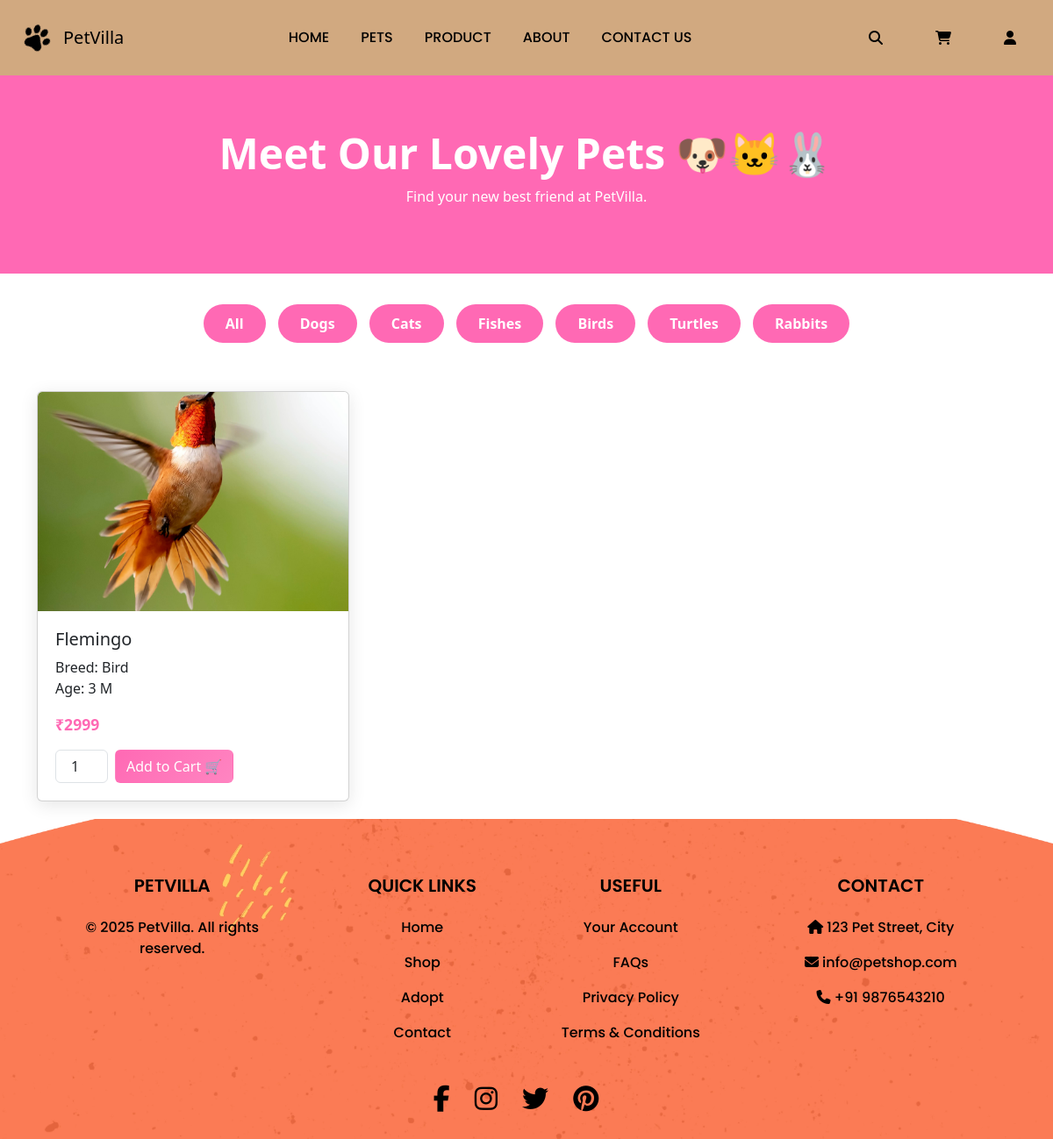
The page /Pages/pet-page.php (signed in) on the database as committed earlier.
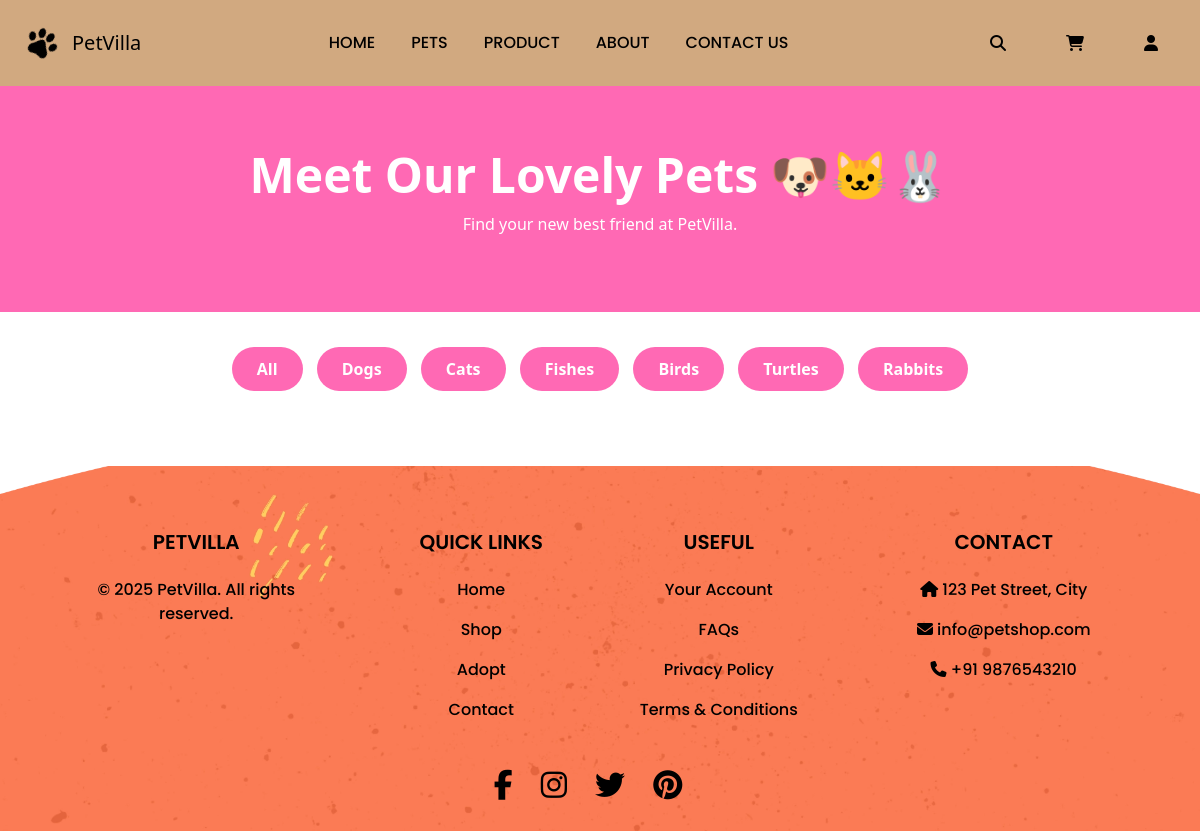
The same page on the database as committed later.
### tables this page shows
CREATE TABLE `pets` (
  `pets_id` int(50) NOT NULL,
  `pet-image` varchar(50) NOT NULL,
  `pet-name` text NOT NULL,
  `pet-breed` text NOT NULL,
  `pet-age` varchar(3) NOT NULL,
  `pet-gender` text NOT NULL,
  `pet-category` text NOT NULL,
  `pet-description` varchar(200) NOT NULL,
  `pet-price` int(4) NOT NULL,
  `pet-availability` text NOT NULL
);

### Pages/pet-page.php (the view, shortened to what this page needs)
<?php include '../partial/_database.php'; ?>
<!DOCTYPE html>
<html lang="en">
<head>
  <link href="https://cdn.jsdelivr.net/npm/bootstrap@5.3.0/dist/css/bootstrap.min.css" rel="stylesheet"/>
</head>
<body>
    <?php  include '../partial/_navbar.php'; ?>
  <div class="hero">
    <h1>Meet Our Lovely Pets 🐶🐱🐰</h1>
    <p>Find your new best friend at PetVilla.</p>
  </div>
  <div class="filter-buttons">
    <button class="filter-btn" onclick="filterPets('all')">All</button>
    <button class="filter-btn" onclick="filterPets('Dog')">Dogs</button>
    <button class="filter-btn" onclick="filterPets('Cat')">Cats</button>
    <button class="filter-btn" onclick="filterPets('Fish')">Fishes</button>
    <button class="filter-btn" onclick="filterPets('Bird')">Birds</button>
    <button class="filter-btn" onclick="filterPets('Turtle')">Turtles</button>
    <button class="filter-btn" onclick="filterPets('Rabbit')">Rabbits</button>
  </div>
  <div class="container pets-section">
    <div class="row g-4">
        <?php
            $query1 = "SELECT * FROM pets";
            $result1 = mysqli_query($conn,$query1);
            if(mysqli_num_rows($result1) > 0){
             while($row = mysqli_fetch_assoc($result1)){
                    echo "
                <div class='col-md-4 pet-item' data-type='". $row['pet-category'] ."'>
        <div class='card pet-card'>
          <a href='detail.php?id=" . $row['pets_id'] . "'><img src='". $row['pet-image'] ."' class='card-img-top'></a>
          <div class='card-body'>
            <h5 class='card-title'>". $row['pet-name'] ."</h5>
            <p class='card-text'>Breed: ". $row['pet-breed'] ."<br>Age: ". $row['pet-age'] ."</p>
            <p class='price'>₹". $row['pet-price'] ."</p>
       <form action='addtocart.php' method='POST' class='mt-3'>
  <input type='hidden' name='product_id' value='". $row['pets_id']."'>
  <input type='hidden' name='product_type' value='pet'>
  <div class='d-flex align-items-center gap-2'>
    <input type='number' name='quantity' value='1' min='1'
      class='form-control quantity-input' />
    <button type='submit' class='btn btn-addtocart'>Add to Cart 🛒</button>
  </div>
</form>
          </div>
        </div>
      </div>";
             }
            }
           ?>
    </div>
  </div>
</body>
</html>
<?php include "../partial/_footer.php"; ?>

### partial/_navbar.php (shortened to what this page needs)
<html lang="en">
<head>
  <link href="https://cdn.jsdelivr.net/npm/bootstrap@5.3.7/dist/css/bootstrap.min.css" rel="stylesheet">
  <link rel="stylesheet" href="https://cdnjs.cloudflare.com/ajax/libs/font-awesome/6.7.2/css/all.min.css" />
</head>
<body>
  <nav class="navbar navbar-expand-lg  navbar-color">
    <div class="container-fluid">
      <a class="navbar-brand d-flex align-items-center" href="index.php"><img src="../images/logo.png" alt="" class="nav-im"> PetVilla</a>
      <div class="collapse navbar-collapse" id="navbarSupportedContent">
        <ul class="navbar-nav me-auto mb-2 mb-lg-0 ms-auto nav-links ">
          <li class="nav-item">
            <a data-aos="fade-down" data-aos-duration="1200"
              class="nav-link active  nav-links" aria-current="page" href="../Pages/index.php">HOME</a>
          </li>
          <li class="nav-item">
            <a data-aos="fade-down" data-aos-duration="1200"
              class="nav-link active  nav-links" aria-current="page" href="../Pages/pet-page.php">PETS</a>
          </li>
          <li class="nav-item">
            <a data-aos="fade-down" data-aos-duration="1400"
              class="nav-link active nav-links" aria-current="page" href="../pages/food-page.php">PRODUCT</a>
          </li>
          <li class="nav-item">
            <a data-aos="fade-down" data-aos-duration="1300"
              class="nav-link active nav-links" aria-current="page" href="../Pages/about.php">ABOUT</a>
          </li>
          <li class="nav-item">
            <a data-aos="fade-down" data-aos-duration="1500"
              class="nav-link active nav-links" aria-current="page" href="../Pages/contact.php">CONTACT US</a>
          </li>
        </ul>
        <form class="d-flex nav-i " role="search" id="form_nav">
          <i class="fa-solid fa-magnifying-glass " id="search"></i>
          <a href="../pages/Cart.php"><i class="fa-solid fa-cart-shopping"></i></a>
          <a href="../Pages/user.php"><i class="fa-solid fa-user"></i></a>
        </form>
      </div>
    </div>
  </nav>
</body>
</html>

### partial/_footer.php (shortened to what this page needs)
<!DOCTYPE html>
<html lang="en">
<head>
</head>
<body>
<footer class="bg  pt-5 pb-4">
  <div class="container text-md-left">
    <div class="row text-md-left">
      <div class="col-md-3 col-lg-3 col-xl-3 text-center logo mx-auto mt-3">
        <h5 class="text-uppercase mb-4 font-weight-bold ">PetVilla</h5>
        <p>© 2025 PetVilla. All rights reserved.</p>
      </div>
      <div class="col-md-2 col-lg-2 col-xl-2 mx-auto mt-3 linkss">
        <h5 class="text-uppercase mb-4 font-weight-bold ">Quick Links</h5>
        <p><a href="#" class=" footer-link">Home</a></p>
        <p><a href="#" class=" footer-link">Shop</a></p>
        <p><a href="#" class=" footer-link">Adopt</a></p>
        <p><a href="#" class=" footer-link">Contact</a></p>
      </div>
      <div class="col-md-3 col-lg-2 col-xl-2 mx-auto mt-3 usefull">
        <h5 class="text-uppercase mb-4 font-weight-bold ">Useful</h5>
        <p><a href="#" class=" footer-link">Your Account</a></p>
        <p><a href="#" class=" footer-link">FAQs</a></p>
        <p><a href="#" class=" footer-link">Privacy Policy</a></p>
        <p><a href="#" class=" footer-link">Terms & Conditions</a></p>
      </div>
      <div class="col-md-4 col-lg-3 col-xl-3 mx-auto mt-3 contact">
        <h5 class="text-uppercase mb-4 font-weight-bold ">Contact</h5>
        <p><i class="fas fa-home mr-3"></i> 123 Pet Street, City</p>
        <p><i class="fas fa-envelope mr-3"></i> info@petshop.com</p>
        <p><i class="fas fa-phone mr-3"></i> +91 9876543210</p>
    </div>
    <div class="row align-items-center mt-4 iconss">
      <div class="">
        <div class="text-center text-md-right">
          <a href="#" class="text- me-4 footer-social"><i class="fab fa-facebook-f"></i></a>
          <a href="#" class="text-hite me-4 footer-social"><i class="fab fa-instagram"></i></a>
          <a href="#" class="text- me-4 footer-social"><i class="fab fa-twitter"></i></a>
          <a href="#" class="text-wite footer-social"><i class="fab fa-pinterest"></i></a>
        </div>
      </div>
    </div>
  </div>
</footer>
</body>
</html>

### Pages/pet-page.php (style rules this page uses)
body { font-family: 'Poppins', sans-serif; background: #fdfdfd; color: #333; }
.hero { background: #ff69b4; color: #fff; padding: 60px 20px; text-align: center; }
.hero h1 { font-size: 3rem; font-weight: 700; }
.filter-buttons { text-align: center; margin: 30px 0; }
.filter-btn { background: #ff69b4; color: #fff; border: none; border-radius: 50px; padding: 10px 25px; margin: 5px; font-weight: 600; cursor: pointer; transition: all 0.3s ease; }
.pets-section { padding: 20px; }
.pet-card { border: none; border-radius: 20px; overflow: hidden; box-shadow: 0 4px 20px rgba(0,0,0,0.1); transition: transform 0.3s ease; }
.price { color: #ff69b4; font-weight: 700; font-size: 1.1rem; }
.pet-card img { height: 250px; object-fit: cover; }
.pet-card .card-body { padding: 20px; }
.quantity-input { max-width: 60px; border-radius: 30px; border: 1px solid #ccc; text-align: center; padding: 6px 10px; transition: all 0.3s ease; }
.btn-addtocart { background: linear-gradient(135deg, #ff69b4, #ff85c1) !important; color: #fff !important; border: none; border-radius: 30px; padding: 8px 20px; font-weight: 600; transition: all 0.3s ease; }

### partial/_navbar.php (style rules this page uses)
* { padding: 0; margin: 0; }
.navbar-color { background-color: #D1A980; }
.nav-i i { padding: 0 20px; margin: 10px 10px; transition: 0.3s ease-in-out; color: black; cursor: pointer; }
.nav-links li { font-family: "Poppins", sans-serif; font-style: normal; font-weight: 500; padding: 0 10px; transition: 0.3s ease-in-out; }
.nav-im { width: 60px; transform: rotate(30deg); }

### partial/_footer.php (style rules this page uses)
.bg { background:url('../images/footer-bg.webp'); background-position:center; background-size:cover; text-align:center; }
.footer-link { text-decoration: none; color: black; transition: text-decoration 0.3s; }
.footer-social { color: black; font-size:30px; transition: color 0.2s ease-in-out; }
.logo { color:black; font-family: "Poppins", sans-serif; font-style: normal; font-weight: 500; padding: 0 10px; }
.logo h5 { font-weight: 600; }
.linkss { color:black; font-family: "Poppins", sans-serif; font-style: normal; font-weight: 500; padding: 0 10px; }
.linkss h5 { font-weight: 600; }
.usefull { color:black; font-family: "Poppins", sans-serif; font-style: normal; font-weight: 500; padding: 0 10px; }
.usefull h5 { font-weight: 600; }
.contact { color:black; font-family: "Poppins", sans-serif; font-style: normal; font-weight: 500; padding: 0 10px; }
.contact h5 { font-weight: 600; }

Rows that differ between the two databases and show on the page:
removed pets: value (picture), value "Flemingo", value "Bird", value "3 M", value "2999"
